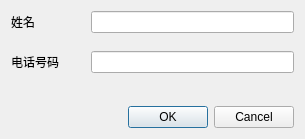
<?xml version="1.0" encoding="UTF-8"?>
<ui version="4.0">
 <class>DlgAddVIP</class>
 <widget class="QDialog" name="DlgAddVIP">
  <property name="geometry">
   <rect>
    <x>0</x>
    <y>0</y>
    <width>305</width>
    <height>139</height>
   </rect>
  </property>
  <property name="windowTitle">
   <string>Dialog</string>
  </property>
  <layout class="QVBoxLayout" name="verticalLayout">
   <item>
    <layout class="QFormLayout" name="formLayout">
     <property name="horizontalSpacing">
      <number>32</number>
     </property>
     <property name="verticalSpacing">
      <number>18</number>
     </property>
     <item row="0" column="0">
      <widget class="QLabel" name="label">
       <property name="text">
        <string>姓名</string>
       </property>
      </widget>
     </item>
     <item row="0" column="1">
      <widget class="QLineEdit" name="vipName"/>
     </item>
     <item row="1" column="0">
      <widget class="QLabel" name="label_2">
       <property name="text">
        <string>电话号码</string>
       </property>
      </widget>
     </item>
     <item row="1" column="1">
      <widget class="QLineEdit" name="vipPhone"/>
     </item>
    </layout>
   </item>
   <item>
    <widget class="QDialogButtonBox" name="buttonBox">
     <property name="orientation">
      <enum>Qt::Horizontal</enum>
     </property>
     <property name="standardButtons">
      <set>QDialogButtonBox::Cancel|QDialogButtonBox::Ok</set>
     </property>
     <property name="centerButtons">
      <bool>false</bool>
     </property>
    </widget>
   </item>
  </layout>
 </widget>
 <resources/>
 <connections>
  <connection>
   <sender>buttonBox</sender>
   <signal>accepted()</signal>
   <receiver>DlgAddVIP</receiver>
   <slot>accept()</slot>
   <hints>
    <hint type="sourcelabel">
     <x>248</x>
     <y>254</y>
    </hint>
    <hint type="destinationlabel">
     <x>157</x>
     <y>274</y>
    </hint>
   </hints>
  </connection>
  <connection>
   <sender>buttonBox</sender>
   <signal>rejected()</signal>
   <receiver>DlgAddVIP</receiver>
   <slot>reject()</slot>
   <hints>
    <hint type="sourcelabel">
     <x>316</x>
     <y>260</y>
    </hint>
    <hint type="destinationlabel">
     <x>286</x>
     <y>274</y>
    </hint>
   </hints>
  </connection>
 </connections>
</ui>
